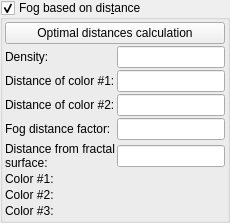
            <widget class="MyGroupBox" name="groupCheck_volumetric_fog_enabled">
             <property name="toolTip">
              <string>&lt;html&gt;&lt;head/&gt;&lt;body&gt;&lt;p&gt;Fog where density depends on the distance from the fractal surface.&lt;/p&gt;&lt;table border=&quot;0&quot; style=&quot; margin-top:0px; margin-bottom:0px; margin-left:0px; margin-right:0px;&quot; cellspacing=&quot;2&quot; cellpadding=&quot;0&quot;&gt;&lt;tr&gt;&lt;td&gt;&lt;p&gt;Example of high values of distance&lt;/p&gt;&lt;/td&gt;&lt;td&gt;&lt;p&gt;Examples of low values of distance &lt;/p&gt;&lt;/td&gt;&lt;/tr&gt;&lt;tr&gt;&lt;td&gt;&lt;p&gt;&lt;img src=&quot;:/tooltips/tooltips_images/image - shader - distance glow.jpg&quot;/&gt;&lt;/p&gt;&lt;/td&gt;&lt;td&gt;&lt;p&gt;&lt;img src=&quot;:/tooltips/tooltips_images/image - shader - distance glow 2.jpeg&quot;/&gt;&lt;/p&gt;&lt;/td&gt;&lt;/tr&gt;&lt;/table&gt;&lt;/body&gt;&lt;/html&gt;</string>
             </property>
             <property name="title">
              <string>Fog based on dis&amp;tance</string>
             </property>
             <property name="checkable">
              <bool>true</bool>
             </property>
             <layout class="QVBoxLayout" name="verticalLayout_33">
              <property name="spacing">
               <number>2</number>
              </property>
              <property name="leftMargin">
               <number>2</number>
              </property>
              <property name="topMargin">
               <number>2</number>
              </property>
              <property name="rightMargin">
               <number>2</number>
              </property>
              <property name="bottomMargin">
               <number>2</number>
              </property>
              <item>
               <layout class="QGridLayout" name="gridLayout_13" columnstretch="0,0">
                <property name="spacing">
                 <number>2</number>
                </property>
                <item row="4" column="1">
                 <widget class="MyLineEdit" name="logedit_volumetric_fog_distance_factor">
                  <property name="toolTip">
                   <string>&lt;html&gt;&lt;head/&gt;&lt;body&gt;&lt;p&gt;Adjusts the density of fog based on  the  distance from the fractal surface. Higher values produces fog which reaches further from the fractal surface.&lt;/p&gt;&lt;/body&gt;&lt;/html&gt;</string>
                  </property>
                 </widget>
                </item>
                <item row="1" column="1">
                 <widget class="MyLineEdit" name="logedit_volumetric_fog_density">
                  <property name="toolTip">
                   <string>&lt;html&gt;&lt;head/&gt;&lt;body&gt;&lt;p&gt;Density of fog. Higher values produce denser fog. &lt;/p&gt;&lt;/body&gt;&lt;/html&gt;</string>
                  </property>
                 </widget>
                </item>
                <item row="4" column="0">
                 <widget class="QLabel" name="label_77">
                  <property name="text">
                   <string>Fog distance factor:</string>
                  </property>
                 </widget>
                </item>
                <item row="3" column="0">
                 <widget class="QLabel" name="label_76">
                  <property name="text">
                   <string>Distance of color #2:</string>
                  </property>
                 </widget>
                </item>
                <item row="2" column="0">
                 <widget class="QLabel" name="label_67">
                  <property name="text">
                   <string>Distance of color #1:</string>
                  </property>
                 </widget>
                </item>
                <item row="3" column="1">
                 <widget class="MyLineEdit" name="logedit_volumetric_fog_colour_2_distance">
                  <property name="toolTip">
                   <string>&lt;html&gt;&lt;head/&gt;&lt;body&gt;&lt;p&gt;Maximum fog distance of color #2 from the fractal surface, and minimum fog distance for color #3.&lt;/p&gt;&lt;/body&gt;&lt;/html&gt;</string>
                  </property>
                 </widget>
                </item>
                <item row="2" column="1">
                 <widget class="MyLineEdit" name="logedit_volumetric_fog_colour_1_distance">
                  <property name="toolTip">
                   <string>&lt;html&gt;&lt;head/&gt;&lt;body&gt;&lt;p&gt;Maximum fog distance of color #1 from the fractal surface, and minimum fog distance for color #2.&lt;/p&gt;&lt;/body&gt;&lt;/html&gt;</string>
                  </property>
                 </widget>
                </item>
                <item row="1" column="0">
                 <widget class="QLabel" name="label_65">
                  <property name="text">
                   <string>Density:</string>
                  </property>
                 </widget>
                </item>
                <item row="7" column="0">
                 <widget class="QLabel" name="label_78">
                  <property name="text">
                   <string>Color #2:</string>
                  </property>
                 </widget>
                </item>
                <item row="8" column="0">
                 <widget class="QLabel" name="label_79">
                  <property name="text">
                   <string>Color #3:</string>
                  </property>
                 </widget>
                </item>
                <item row="0" column="0" colspan="2">
                 <widget class="QPushButton" name="button_calculateFog">
                  <property name="sizePolicy">
                   <sizepolicy hsizetype="Minimum" vsizetype="Maximum">
                    <horstretch>0</horstretch>
                    <verstretch>0</verstretch>
                   </sizepolicy>
                  </property>
                  <property name="toolTip">
                   <string>&lt;html&gt;&lt;head/&gt;&lt;body&gt;&lt;p&gt;Calculates optimal settings for fog effect.&lt;/p&gt;&lt;/body&gt;&lt;/html&gt;</string>
                  </property>
                  <property name="text">
                   <string>Optimal distances calculation</string>
                  </property>
                 </widget>
                </item>
                <item row="6" column="1">
                 <widget class="MyColorButton" name="colorButton_fog_color_1" native="true">
                  <property name="toolTip">
                   <string>&lt;html&gt;&lt;head/&gt;&lt;body&gt;&lt;p&gt;Color of fog which is used from fractal surface to distance #1&lt;/p&gt;&lt;/body&gt;&lt;/html&gt;</string>
                  </property>
                  <property name="text" stdset="0">
                   <string>PushButton</string>
                  </property>
                 </widget>
                </item>
                <item row="6" column="0">
                 <widget class="QLabel" name="label_66">
                  <property name="text">
                   <string>Color #1:</string>
                  </property>
                 </widget>
                </item>
                <item row="8" column="1">
                 <widget class="MyColorButton" name="colorButton_fog_color_3" native="true">
                  <property name="toolTip">
                   <string>&lt;html&gt;&lt;head/&gt;&lt;body&gt;&lt;p&gt;Color of fog which is used farther than distance #2&lt;/p&gt;&lt;/body&gt;&lt;/html&gt;</string>
                  </property>
                  <property name="text" stdset="0">
                   <string>PushButton</string>
                  </property>
                 </widget>
                </item>
                <item row="7" column="1">
                 <widget class="MyColorButton" name="colorButton_fog_color_2" native="true">
                  <property name="toolTip">
                   <string>&lt;html&gt;&lt;head/&gt;&lt;body&gt;&lt;p&gt;Color of fog which is used between distance #1  and distance #2&lt;/p&gt;&lt;/body&gt;&lt;/html&gt;</string>
                  </property>
                  <property name="text" stdset="0">
                   <string>PushButton</string>
                  </property>
                 </widget>
                </item>
                <item row="5" column="0">
                 <widget class="QLabel" name="label_100">
                  <property name="text">
                   <string>Distance from fractal surface:</string>
                  </property>
                  <property name="wordWrap">
                   <bool>true</bool>
                  </property>
                 </widget>
                </item>
                <item row="5" column="1">
                 <widget class="MyLineEdit" name="logedit_volumetric_fog_distance_from_surface">
                  <property name="toolTip">
                   <string>&lt;html&gt;&lt;head/&gt;&lt;body&gt;&lt;p&gt;Adjusts the density of fog based on  the  distance from the fractal surface. Higher values produces fog which reaches further from the fractal surface.&lt;/p&gt;&lt;/body&gt;&lt;/html&gt;</string>
                  </property>
                 </widget>
                </item>
               </layout>
              </item>
             </layout>
            </widget>
